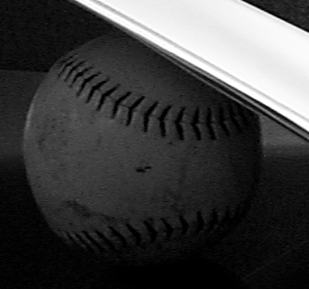
%> input picture 图像处理实验/L5_3.BMP, 309 x 289 px
$ octave L5_3G.m   (GNU Octave 9; MATLAB toolbox functions it lacks are replaced by stand-ins)
%> lines starting %> are read from the running program, lines starting %| are printed output that depends on the picture
   %程序L5_3.m:同态滤波器%
   clc
   clear
   [image_0,map]=imread('L5_3.bmp');            %读取图像
%> image_0 is the input picture: size 289x309 uint8; min 0, max 255, mean 62.9
%> map = 256 rows, first 12: [0 0 0; 0.00392 0.00392 0.00392; 0.00784 0.00784 0.00784; 0.0118 0.0118 0.0118; 0.0157 0.0157 0.0157; 0.0196 0.0196 0.0196; 0.0235 0.0235 0.0235; 0.0275 0.0275 0.0275; 0.0314 0.0314 0.0314; 0.0353 0.0353 0.0353; 0.0392 0.0392 0.0392; 0.0431 0.0431 0.0431]
   image_01=double(image_0);
   image_1=log(image_01+1);                       %取自然对数
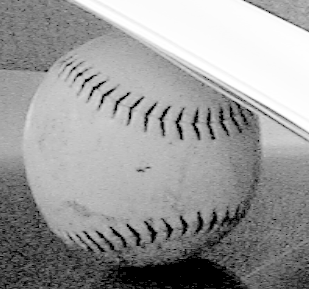
%> image_1: size 289x309 double; min 0, max 5.55, mean 3.36; drawn with min black and max white
   image_2=fft2(image_1);                        %做二维傅立叶变换

   %产生高通Butterworth滤波器%
   n=3;
   D0=0.05*pi;
   rh=0.8;
   rl=0.5;
   [row,col]=size(image_2);
%> row = 289; col = 309
   for k=1:1:row
     for l=1:1:col
       D1(k,l)=sqrt((k^2+l^2));
       H(k,l)=rl+(rh/(1+(D0/D1(k,l))^(2*n)));
     end
   end
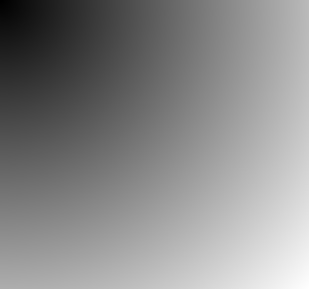
%> D1: size 289x309 double; min 1.41, max 423.1, mean 229.5; drawn with min black and max white
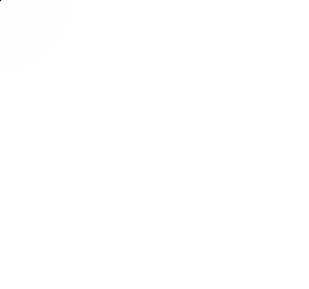
%> H: size 289x309 double; min 1.3, max 1.3, mean 1.3; drawn with min black and max white

   image_3=(image_2.*H);                         %输入图像通过滤波器
   image_4=ifft2(image_3);                       %做二维反傅立叶变换
   image_5=(exp(image_4)-1);                     %取指数函数

   figure(1)
   imshow(image_0,map)                           %显示原图像
   figure(2)
   imshow(real(image_5),map)                     %显示处理后的图像
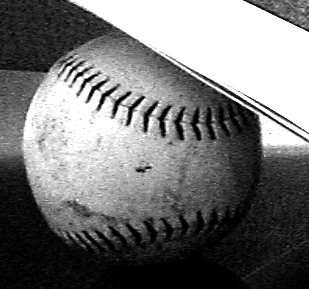
%> displayed picture: size 289x309x3, on the screen's scale of 0 to 255; min 0, max 255, mean 117.4
   figure,imhist(image_0)       %显示原图像的直方图
%> after `imhist(image_0)`:
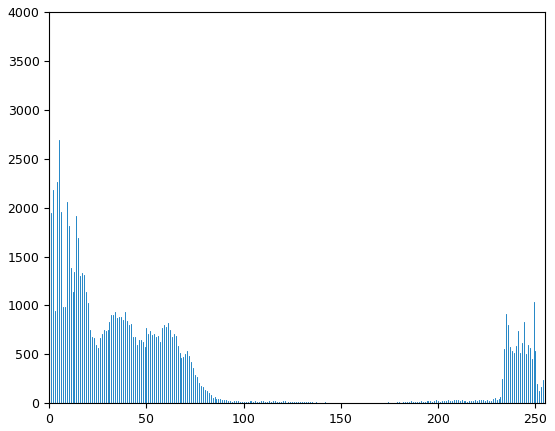
%> figure redrawn from the program's plot data; highest point at x = 0, y = 3610
   figure,imhist (real(image_5),map)      %显示处理后图像的直方图
%> (this line was passed over: imhist is not available in this run)

$ run again, with 图像处理实验/L4_2.BMP copied over 图像处理实验/L5_3.BMP
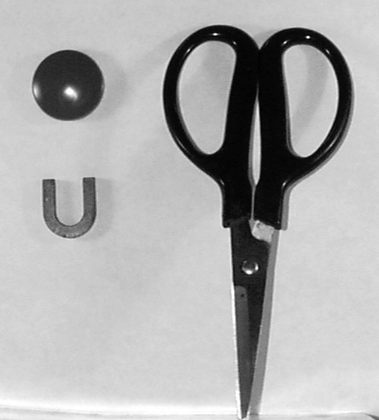
%> input picture 图像处理实验/L4_2.BMP, 379 x 420 px, shrunk from 500 x 554 before the run
%> image_0 is the input picture: size 420x379 uint8; min 0, max 255, mean 174.6
%> map = 256 rows, first 12: [0 0 0; 0.00392 0.00392 0.00392; 0.00784 0.00784 0.00784; 0.0118 0.0118 0.0118; 0.0157 0.0157 0.0157; 0.0196 0.0196 0.0196; 0.0235 0.0235 0.0235; 0.0275 0.0275 0.0275; 0.0314 0.0314 0.0314; 0.0353 0.0353 0.0353; 0.0392 0.0392 0.0392; 0.0431 0.0431 0.0431]
%> `imshow(real(image_5),map)`:
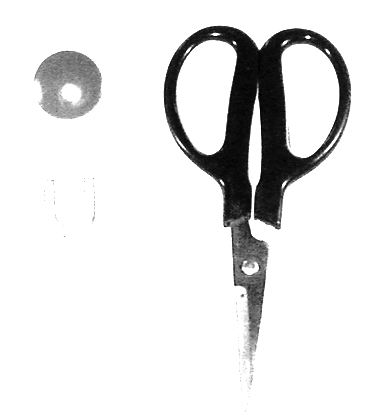
%> displayed picture: size 420x379x3, on the screen's scale of 0 to 255; min 0, max 255, mean 228.5
%> `imhist(image_0)`:
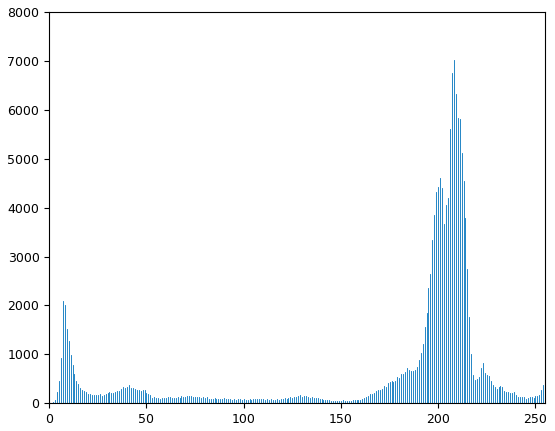
%> figure redrawn from the program's plot data; highest point at x = 208, y = 7027

$ run again, with 图像处理实验/L5_1.BMP copied over 图像处理实验/L5_3.BMP
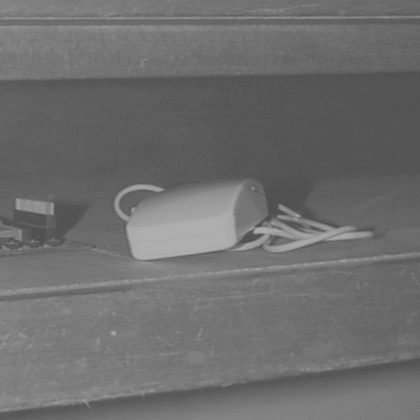
%> input picture 图像处理实验/L5_1.BMP, 420 x 420 px, shrunk from 512 x 512 before the run
%> image_0 is the input picture: size 420x420 uint8; min 79, max 176, mean 109.6
%> map = 256 rows, first 12: [0 0 0; 0.00392 0.00392 0.00392; 0.00784 0.00784 0.00784; 0.0118 0.0118 0.0118; 0.0157 0.0157 0.0157; 0.0196 0.0196 0.0196; 0.0235 0.0235 0.0235; 0.0275 0.0275 0.0275; 0.0314 0.0314 0.0314; 0.0353 0.0353 0.0353; 0.0392 0.0392 0.0392; 0.0431 0.0431 0.0431]
%> `image_1=log(image_01+1);`:
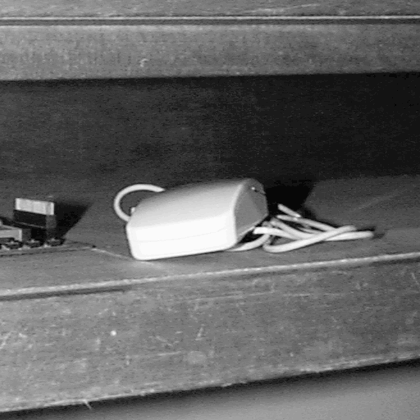
%> image_1: size 420x420 double; min 4.38, max 5.18, mean 4.69; drawn with min black and max white
%> `imhist(image_0)`:
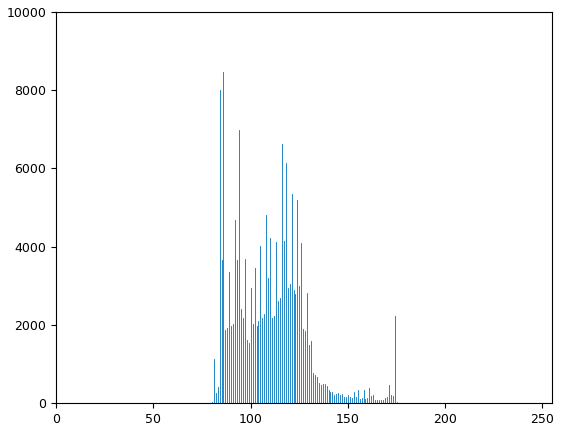
%> figure redrawn from the program's plot data; highest point at x = 86, y = 8475
